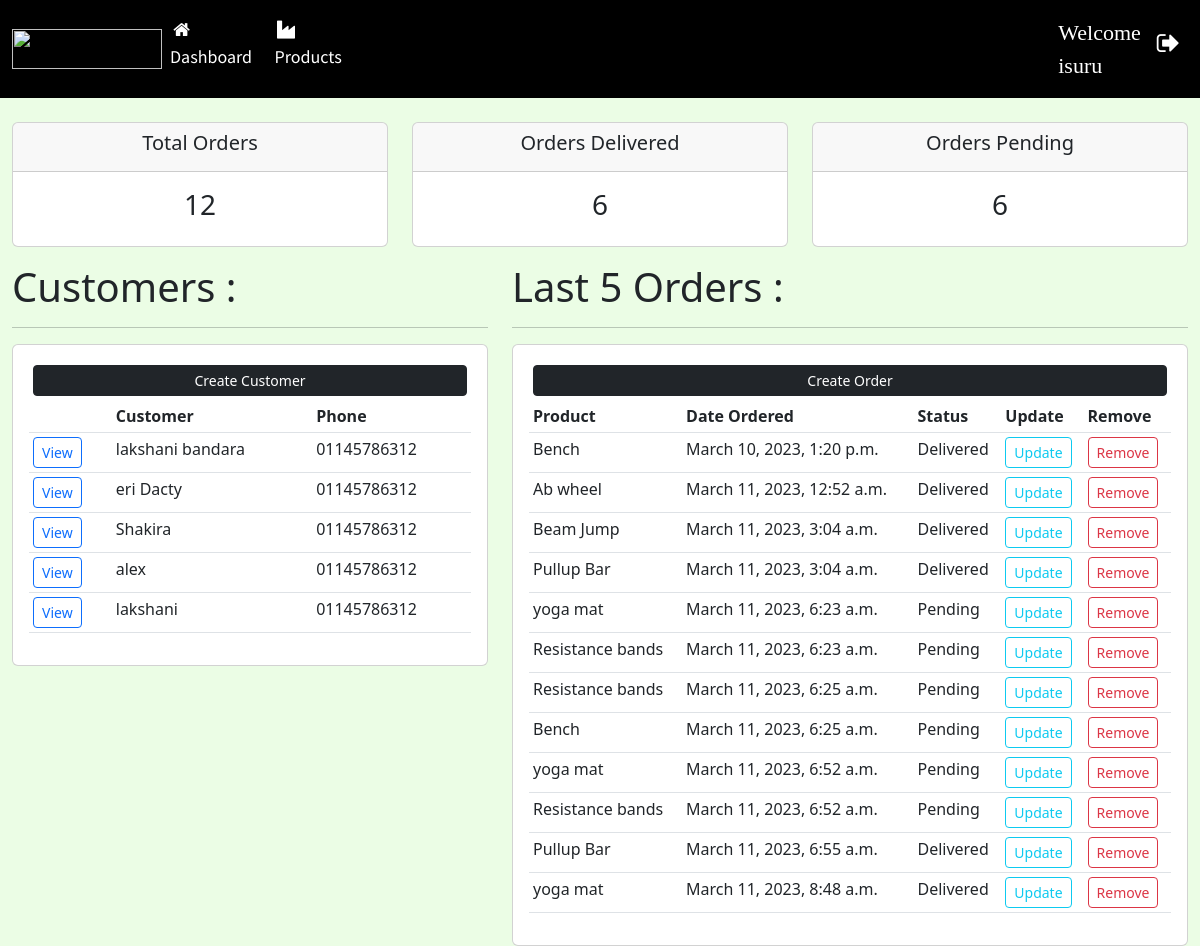
The app's page / (signed in), older data.
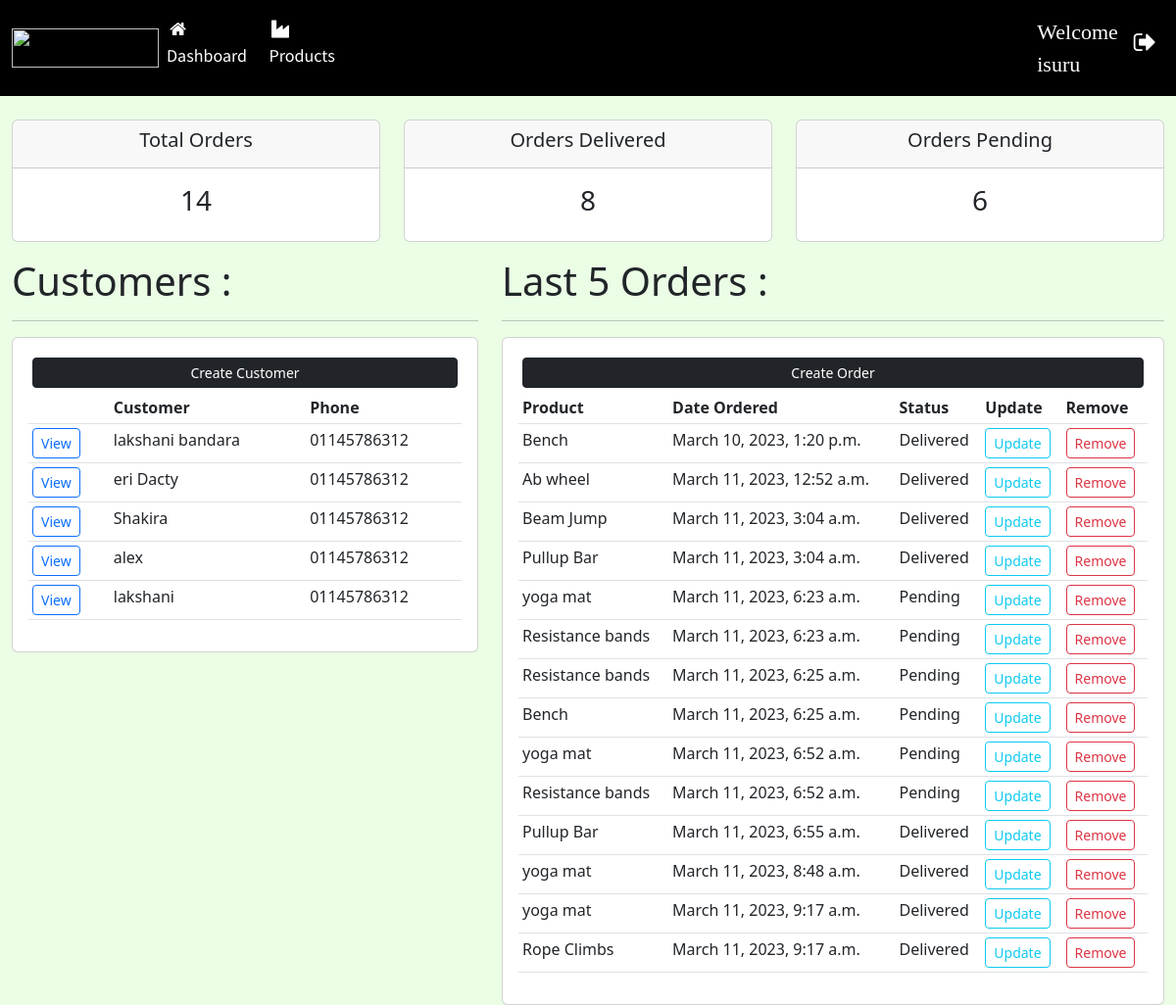
The same page, newer data.
### accounts/models.py (models this page shows, shortened)
class Customer(models.Model):
    name = models.CharField(max_length=200, null=True)
    phone = models.CharField(max_length=200, null=True)
    email = models.CharField(max_length=200, null=True)
    date_created = models.DateTimeField(auto_now_add=True, null=True)

class Order(models.Model):
    STATUS = (
        ("Pending", "Pending"),
        ("Out For Delivery", "Out For Delivery"),
        ("Delivered", "Delivered"),
    )
    customer = models.ForeignKey(Customer, on_delete=models.SET_NULL, null=True)
    product = models.ForeignKey(Product, on_delete=models.SET_NULL, null=True)
    date_created = models.DateTimeField(auto_now_add=True, null=True)
    status = models.CharField(max_length=200, null=True, choices=STATUS)

class Product(models.Model):
    CATEGORY = (
        ("Indoor", "Indoor"),
        ("Out Door", "Out Door"),
    )
    name = models.CharField(max_length=200, null=True)
    price = models.FloatField(null=True)
    category = models.CharField(max_length=200, null=True, choices=CATEGORY)
    description = models.CharField(max_length=200, null=True)
    date_created = models.DateTimeField(auto_now_add=True, null=True)
    tags = models.ManyToManyField(Tag)
    def __str__(self):
        return self.name

### accounts/views.py (the view)
# urls.py: 2. Add a URL to urlpatterns:  path('', views.home, name='home')
@login_required(login_url="login")
def home(request):
    orders = Order.objects.all()
    customers = Customer.objects.all()
    total_orders = orders.count()
    delivered = orders.filter(status="Delivered").count()
    pending = orders.filter(status="Pending").count()
    out_for_delevery = orders.filter(status="Out For Delivery").count()
    context = {"customers": customers, "orders": orders, "total_orders": total_orders, "delivered": delivered,
               "out_for_delevery": out_for_delevery, "pending": pending}
    return render(request, "Dashboard.html", context)

### templates/Dashboard.html (shortened to what this page needs)
{% extends "Main.html" %}
{% load static %}
{% block content %}
	{% include "status.html" %}
	<div class="container-fluid">
		<div class="row">
			<div class="col-md-5">
				<h5 class="display-6">Customers :</h5>
				<hr/>
				<div class="card card-body">
					<a class="btn btn-dark btn-sm btn-block m-1" href="{% url "create-customer" %}">Create Customer</a>
					<table class="table table-sm">
						<tr>
							<th></th>
							<th>Customer</th>
							<th>Phone</th>
						</tr>
						{% for customer in customers %}
							<tr>
								<td><a class="btn btn-outline-primary btn-sm" href="{% url "customer" customer.id %}">View</a>
								</td>
								<td>{{ customer.name }}</td>
								<td>{{ customer.phone }}</td>
							</tr>
						{% endfor %}
					</table>
				</div>
			</div>
			<div class="col-md-7">
				<h5 class="display-6">Last 5 Orders :</h5>
				<hr/>
				<div class="card card-body">
					<a class="btn btn-dark btn-sm btn-block m-1" href="">Create Order</a>
					<table class="table table-sm">
						<tr>
							<th>Product</th>
							<th>Date Ordered</th>
							<th>Status</th>
							<th>Update</th>
							<th>Remove</th>
						</tr>
						{% for order in orders %}
							<tr>
								<td>{{ order.product }}</td>
								<td>{{ order.date_created }}</td>
								<td>{{ order.status }}</td>
								<td><a class="btn btn-outline-info btn-sm" href="{% url "update-order" order.id %}">Update</a>
								</td>
								<td><a class="btn btn-outline-danger btn-sm" href="{% url "delete-order" order.id %}">Remove</a></td>
							</tr>
						{% endfor %}
					</table>
				</div>
			</div>
		</div>
	</div>
{% endblock %}

Row changes from the older to the newer data that the page shows:
added Order: product "yoga mat", date_created "March 11, 2023, 9:17 a.m.", status "Delivered"
added Order: product "Rope Climbs", date_created "March 11, 2023, 9:17 a.m.", status "Delivered"
Text that changed along with them:
{{ total_orders }}: "12" → "14"
{{ delivered }}: "6" → "8"
